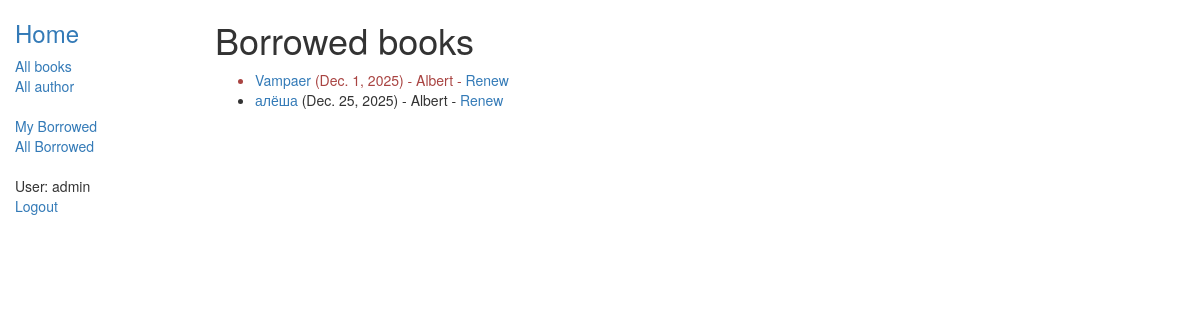
Before: /catalog/borrowed-all/ (signed in) with the older database file.
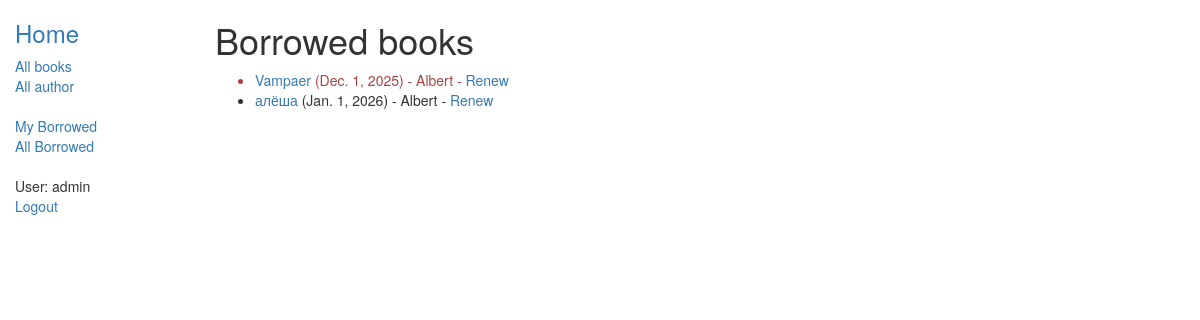
After: the same page with the newer database file.
### catalog/models.py (models this page shows, shortened)
class BookInstance(models.Model):
    id = models.UUIDField(primary_key=True, default=uuid.uuid4, help_text="Unique ID for this particular book across whole library")
    book = models.ForeignKey('Book', on_delete=models.SET_NULL, null=True)
    imprint = models.CharField(max_length=200)
    due_back = models.DateField(null=True, blank=True)
    borrower = models.ForeignKey(User, on_delete=models.SET_NULL, null=True, blank=True)
    LOAN_STATUS = (
        ('m', 'Maintenance'),
        ('o', 'On loan'),
        ('a', 'Available'),
        ('r', 'Reserved'),
    )
    status = models.CharField(max_length=1, choices=LOAN_STATUS, blank=True, default='m', help_text='Book availability')
    class Meta:
        ordering = ["due_back"]
        permissions = (("can_mark_returned", "Set book as returned"),)
    @property
    def is_overdue(self):
        if self.due_back and date.today() > self.due_back:
            return True
        return False

class Book(models.Model):
    title = models.CharField(max_length=200)
    author = models.ForeignKey('Author', on_delete=models.SET_NULL, null=True)
    summary = models.TextField(max_length=1000, help_text="Enter a brief description of the book")
    isbn = models.CharField('ISBN',max_length=13, help_text='13 Character <a href="https://www.isbn-international.org/content/what-isbn">ISBN number</a>')
    genre = models.ManyToManyField(Genre, help_text="Select a genre for this book")
    def display_genre(self):
        """
        Creates a string for the Genre. This is required to display genre in Admin.
        """
        return ', '.join([genre.name for genre in self.genre.all()[:3]])
    display_genre.short_description = 'Genre'

### catalog/views.py (the view)
# urls.py: path('borrowed-all/', views.LoanedBooksAllListView.as_view(), name='all-borrowed'),
class LoanedBooksAllListView(PermissionRequiredMixin, generic.ListView):
    model = BookInstance
    template_name = 'catalog/bookinstance_list_borrowed_all.html'
    paginate_by = 10
    permission_required = 'catalog.can_mark_returned'
    def get_queryset(self):
        return BookInstance.objects.filter(status__exact='o').order_by('due_back')

### catalog/templates/catalog/bookinstance_list_borrowed_all.html
{% extends "base_generic.html" %}
{% block content %}
    <h1>Borrowed books</h1>
    {% if bookinstance_list %}
    <ul>
        {% for bookinst in bookinstance_list %}
  <li class="{% if bookinst.is_overdue %}text-danger{% endif %}">
    {% if bookinst.book %}
      <a href="{% url 'book-detail' bookinst.book.pk %}">{{ bookinst.book.title }}</a>
    {% else %}
      <span class="text-danger">[Book missing]</span>
    {% endif %}
    ({{ bookinst.due_back }}) - {{ bookinst.borrower.get_username }}
    {% if perms.catalog.can_mark_returned %}
      - <a href="{% url 'renew-book-librarian' bookinst.id %}">Renew</a>
    {% endif %}
  </li>
{% endfor %}
    </ul>
    {% else %}
      <p>There are no books borrowed.</p>
    {% endif %}
{% endblock %}

Changed rows visible on the page:
changed BookInstance "алёша": due_back "Dec. 25, 2025" → "Jan. 1, 2026"
